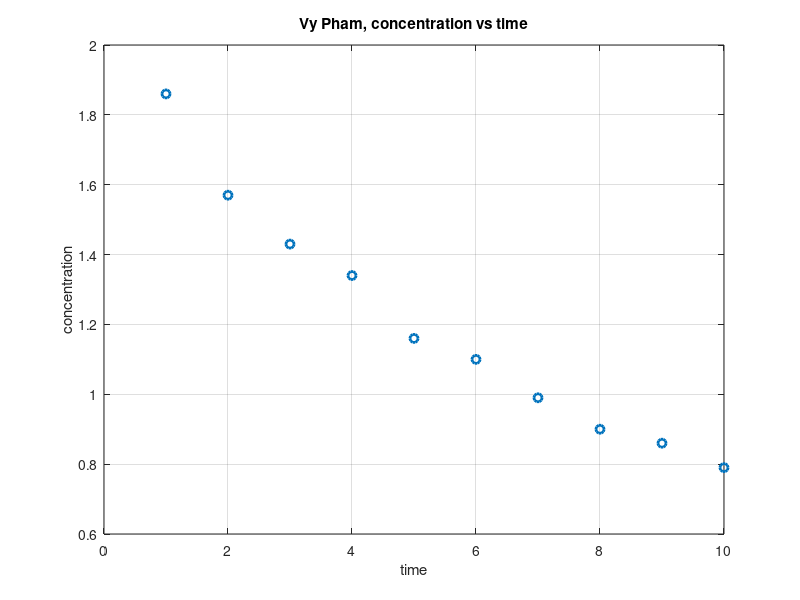

Recreate this plot in MATLAB.
%CHE443 HW2 problem 1
%Create a concentraion vs time plot for the given values

%preamble
clear all; 
close all; 
clc;

%input data
CA= [1.86 1.57 1.43 1.34 1.16 1.10 0.99 0.9 0.86 0.79];
time= [1:10];

%plots
plot (time,CA,'o', 'linewidth',2);
grid on
title('Vy Pham, concentration vs time');
xlabel('time');
ylabel('concentration');